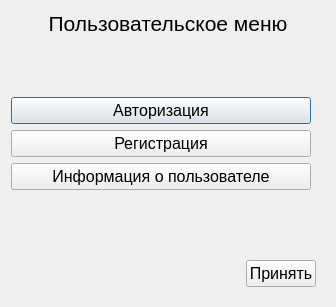
<?xml version="1.0" encoding="UTF-8"?>
<ui version="4.0">
 <class>UserMenu</class>
 <widget class="QDialog" name="UserMenu">
  <property name="geometry">
   <rect>
    <x>0</x>
    <y>0</y>
    <width>336</width>
    <height>307</height>
   </rect>
  </property>
  <property name="windowTitle">
   <string>Dialog</string>
  </property>
  <layout class="QVBoxLayout" name="verticalLayout">
   <item>
    <widget class="QLabel" name="lab">
     <property name="maximumSize">
      <size>
       <width>370</width>
       <height>30</height>
      </size>
     </property>
     <property name="font">
      <font>
       <pointsize>16</pointsize>
      </font>
     </property>
     <property name="focusPolicy">
      <enum>Qt::NoFocus</enum>
     </property>
     <property name="whatsThis">
      <string>&lt;html&gt;&lt;head/&gt;&lt;body&gt;&lt;p&gt;&lt;br/&gt;&lt;/p&gt;&lt;/body&gt;&lt;/html&gt;</string>
     </property>
     <property name="layoutDirection">
      <enum>Qt::LeftToRight</enum>
     </property>
     <property name="autoFillBackground">
      <bool>false</bool>
     </property>
     <property name="text">
      <string>Пользовательское меню</string>
     </property>
     <property name="textFormat">
      <enum>Qt::AutoText</enum>
     </property>
     <property name="alignment">
      <set>Qt::AlignCenter</set>
     </property>
    </widget>
   </item>
   <item>
    <spacer name="verticalSpacer_2">
     <property name="orientation">
      <enum>Qt::Vertical</enum>
     </property>
     <property name="sizeHint" stdset="0">
      <size>
       <width>20</width>
       <height>40</height>
      </size>
     </property>
    </spacer>
   </item>
   <item>
    <layout class="QVBoxLayout" name="verticalLayout_2">
     <item>
      <widget class="QPushButton" name="author">
       <property name="maximumSize">
        <size>
         <width>300</width>
         <height>30</height>
        </size>
       </property>
       <property name="font">
        <font>
         <pointsize>12</pointsize>
        </font>
       </property>
       <property name="whatsThis">
        <string>&lt;html&gt;&lt;head/&gt;&lt;body&gt;&lt;p&gt;Данное меню доступно для администраторов и диспетчеров. Если вы состоите в одной из групп, но не можете воспользоваться данным меню, обратитесь за помощью к администратору&lt;/p&gt;&lt;/body&gt;&lt;/html&gt;</string>
       </property>
       <property name="text">
        <string>Авторизация</string>
       </property>
      </widget>
     </item>
     <item>
      <widget class="QPushButton" name="registr">
       <property name="maximumSize">
        <size>
         <width>300</width>
         <height>30</height>
        </size>
       </property>
       <property name="font">
        <font>
         <pointsize>12</pointsize>
        </font>
       </property>
       <property name="whatsThis">
        <string>&lt;html&gt;&lt;head/&gt;&lt;body&gt;&lt;p&gt;Данное меню доступно только для администраторов.&lt;/p&gt;&lt;/body&gt;&lt;/html&gt;</string>
       </property>
       <property name="text">
        <string>Регистрация</string>
       </property>
      </widget>
     </item>
     <item>
      <widget class="QPushButton" name="info">
       <property name="maximumSize">
        <size>
         <width>300</width>
         <height>30</height>
        </size>
       </property>
       <property name="font">
        <font>
         <pointsize>12</pointsize>
        </font>
       </property>
       <property name="whatsThis">
        <string>&lt;html&gt;&lt;head/&gt;&lt;body&gt;&lt;p&gt;Данное меню доступно только для администраторов.&lt;/p&gt;&lt;/body&gt;&lt;/html&gt;</string>
       </property>
       <property name="text">
        <string>Информация о пользователе</string>
       </property>
      </widget>
     </item>
    </layout>
   </item>
   <item>
    <spacer name="verticalSpacer">
     <property name="orientation">
      <enum>Qt::Vertical</enum>
     </property>
     <property name="sizeHint" stdset="0">
      <size>
       <width>20</width>
       <height>40</height>
      </size>
     </property>
    </spacer>
   </item>
   <item>
    <layout class="QHBoxLayout" name="horizontalLayout">
     <property name="leftMargin">
      <number>9</number>
     </property>
     <property name="topMargin">
      <number>9</number>
     </property>
     <property name="rightMargin">
      <number>9</number>
     </property>
     <property name="bottomMargin">
      <number>9</number>
     </property>
     <item>
      <spacer name="horizontalSpacer">
       <property name="orientation">
        <enum>Qt::Horizontal</enum>
       </property>
       <property name="sizeHint" stdset="0">
        <size>
         <width>40</width>
         <height>20</height>
        </size>
       </property>
      </spacer>
     </item>
     <item>
      <widget class="QPushButton" name="accept">
       <property name="maximumSize">
        <size>
         <width>70</width>
         <height>16777215</height>
        </size>
       </property>
       <property name="font">
        <font>
         <pointsize>12</pointsize>
        </font>
       </property>
       <property name="text">
        <string>Принять</string>
       </property>
      </widget>
     </item>
    </layout>
   </item>
  </layout>
 </widget>
 <resources/>
 <connections>
  <connection>
   <sender>accept</sender>
   <signal>clicked()</signal>
   <receiver>UserMenu</receiver>
   <slot>accept()</slot>
   <hints>
    <hint type="sourcelabel">
     <x>282</x>
     <y>275</y>
    </hint>
    <hint type="destinationlabel">
     <x>167</x>
     <y>153</y>
    </hint>
   </hints>
  </connection>
 </connections>
</ui>
